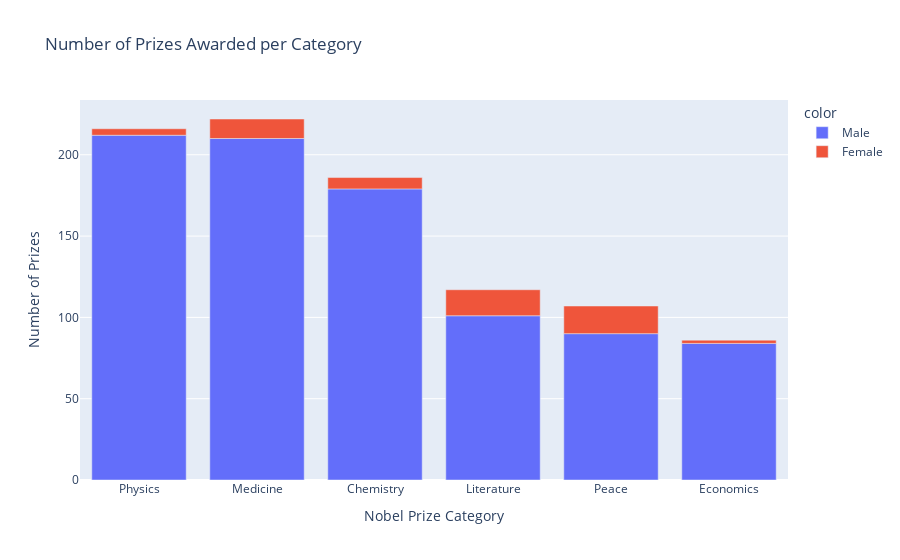

Notebook code for this chart:
### Code cell
chart_bar = px.bar(
        x = men_women.category,
        y = men_women.prize,
        color = men_women.sex,
        title='Number of Prizes Awarded per Category')
 
chart_bar.update_layout(xaxis_title='Nobel Prize Category', 
                    yaxis_title='Number of Prizes')
chart_bar.show()

### Figure 1 — Plotly figure (JSON) as saved in the notebook; plotly's stock layout.template omitted (floating-point values rounded to 4 significant figures)
{"data": [{"alignmentgroup": "True", "hovertemplate": "color=Male<br>x=%{x}<br>y=%{y}<extra></extra>", "legendgroup": "Male", "marker": {"color": "#636efa", "pattern": {"shape": ""}}, "name": "Male", "offsetgroup": "Male", "orientation": "v", "showlegend": true, "textposition": "auto", "type": "bar", "x": ["Physics", "Medicine", "Chemistry", "Literature", "Peace", "Economics"], "xaxis": "x", "y": [212, 210, 179, 101, 90, 84], "yaxis": "y"}, {"alignmentgroup": "True", "hovertemplate": "color=Female<br>x=%{x}<br>y=%{y}<extra></extra>", "legendgroup": "Female", "marker": {"color": "#EF553B", "pattern": {"shape": ""}}, "name": "Female", "offsetgroup": "Female", "orientation": "v", "showlegend": true, "textposition": "auto", "type": "bar", "x": ["Peace", "Literature", "Medicine", "Chemistry", "Physics", "Economics"], "xaxis": "x", "y": [17, 16, 12, 7, 4, 2], "yaxis": "y"}], "layout": {"barmode": "relative", "legend": {"title": {"text": "color"}, "tracegroupgap": 0}, "title": {"text": "Number of Prizes Awarded per Category"}, "xaxis": {"anchor": "y", "domain": [0, 1], "title": {"text": "Nobel Prize Category"}}, "yaxis": {"anchor": "x", "domain": [0, 1], "title": {"text": "Number of Prizes"}}}}
